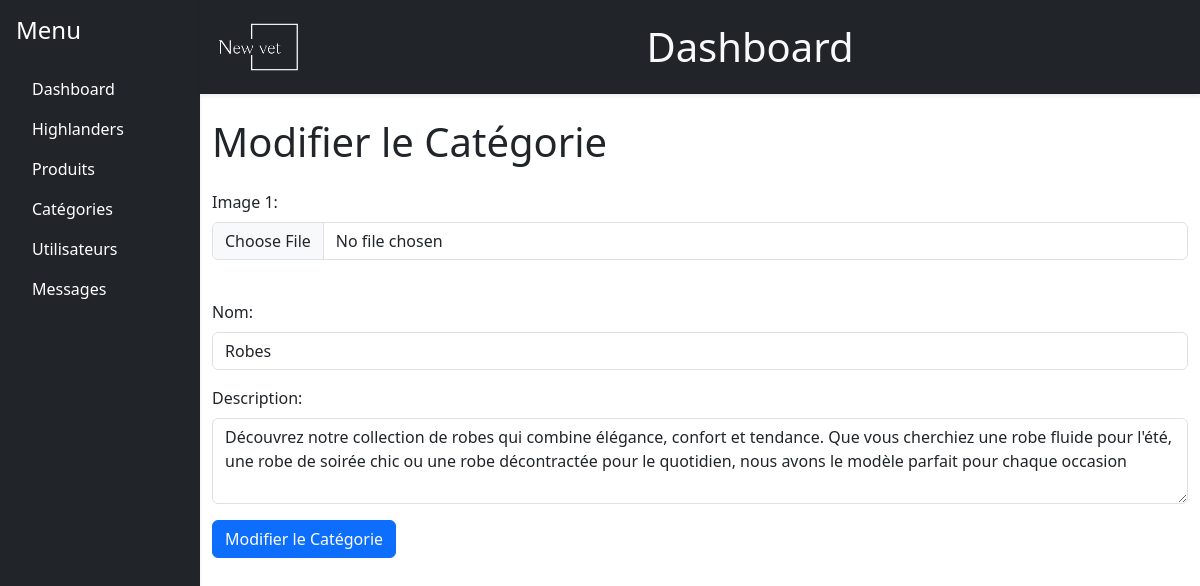
The app's page /backoffice/category.php?id=1 with its own data.
### tables this page shows
CREATE TABLE `categories` (
  `id` int(11) NOT NULL,
  `nom` varchar(100) NOT NULL,
  `description` varchar(255) NOT NULL
);

### functions.php (called while the page is built, shortened)
<?php
function getCategoryById($con, $category_id){
    $query = "SELECT * FROM categories WHERE id = '$category_id' limit 1";
    $result = mysqli_query($con,$query);
    if($result && mysqli_num_rows($result)> 0){
        $category = mysqli_fetch_assoc($result);
        return $category;
    }
}
?>

### backoffice/category.php (the view, shortened to what this page needs)
<?php
include('../config.php');
include('../functions.php');
$categoryID = isset($_GET['id']) ? intval($_GET['id']) : 0;
$category = getCategoryById($con, $categoryID);
?>
<!DOCTYPE html>
<html lang="fr">
<head>
    <link rel="stylesheet" href="https://cdn.jsdelivr.net/npm/bootstrap-icons@1.11.3/font/bootstrap-icons.min.css">
    <link href="https://cdn.jsdelivr.net/npm/bootstrap@5.3.3/dist/css/bootstrap.min.css" rel="stylesheet">
</head>
<body>
    <div class="container-fluid p-0">
        <div class="row g-0">
            <div class="col-md-2 p-0">
                <?php include 'navbar.php'; ?>
            </div>
            <div class="col-md-10 p-0">
                <?php include 'header.php'; ?>
                <div class="container mt-4">
                    <h1 class="mb-4">Modifier le Catégorie</h1>
                    <form id="categoryForm" method="POST" enctype="multipart/form-data">
                        <div class="row mb-3">
                            <div class="col">
                                <label for="image1" class="form-label">Image 1:</label>
                                <input type="file" id="image1" name="image1" class="form-control" accept="image/jpeg">
                                <div class="img-container">
                                </div>
                            </div>
                        </div>
                        <div class="mb-3">
                            <label for="nom" class="form-label">Nom:</label>
                            <input type="text" id="nom" name="nom" class="form-control" value="<?php echo $category['nom']; ?>" required>
                        </div>
                        <div class="mb-3">
                            <label for="description" class="form-label">Description:</label>
                            <textarea id="description" name="description" class="form-control" rows="3" required><?php echo $category['description']; ?></textarea>
                        </div>
                        <button type="submit" class="btn btn-primary">Modifier le Catégorie</button>
                    </form>
                </div>
            </div>
        </div>
    </div>
</body>
</html>

### backoffice/category.php (style rules this page uses)
.img-container { position: relative; display: inline-block; width: 30%; }

### records on screen
categories: nom "Robes", description "Découvrez notre collection de robes qui combine élégance, confort et tendance. Que vous cherchiez une robe fluide pour l'été, une robe de soirée chic ou une robe décontractée pour le quotidien, nous avons le modèle parfait pour chaque occasion"
